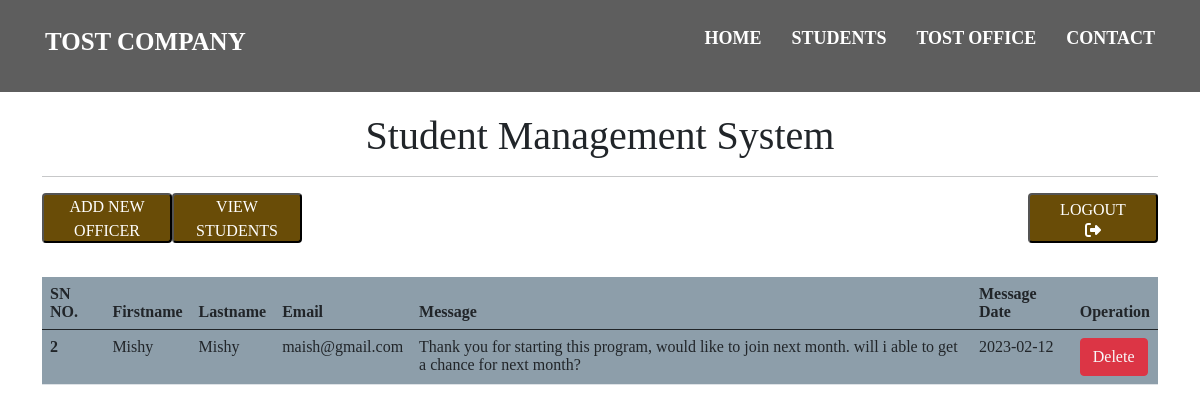
The app's page /messages.php with its own data.
### tables this page shows
CREATE TABLE `messages` (
  `message_id` int(11) NOT NULL,
  `firstname` varchar(100) NOT NULL,
  `lastname` varchar(100) NOT NULL,
  `email` varchar(100) NOT NULL,
  `message` varchar(1000) NOT NULL,
  `date` date NOT NULL DEFAULT current_timestamp()
);

### messages.php (the view, shortened to what this page needs)
<?php
 include 'connect.php';
 include 'header.php' ?>
<!doctype html>
<html lang="en">
  <head>
    <link href="https://cdn.jsdelivr.net/npm/bootstrap@5.0.2/dist/css/bootstrap.min.css" rel="stylesheet">
    <link href="style.css" rel="stylesheet">
  </head>
    <body>
        <div class="container">
            <h1 class="headdis">Student Management System</h1><hr>
            <a href="officers.php"><button class="view-btn">ADD NEW OFFICER</button></a>
            <a href="displaying.php" class="logout-link">  <button class="view-btn"> VIEW STUDENTS</button></a>
            <a href="logout.php" class="logout-link">  <button class="btnlogout">LOGOUT <br> <i class="fa-solid fa-right-from-bracket"></i></button> </a>
            <div class="tabl">
                <table class="table">
                    <thead>
                        <tr>
                        <th scope="col">SN NO.</th>
                        <th scope="col">Firstname</th>
                        <th scope="col">Lastname</th>
                        <th scope="col">Email</th>
                        <th scope="col">Message </th>
                        <th scope="col">Message Date</th>
                        <th scope="col">Operation</th>
                        </tr>
                    </thead>
                    <tbody>
                        <?php
                          $sql = "SELECT * FROM `messages`";
                          $result = mysqli_query($conn,$sql);
                          if ($result){
                            while($row= mysqli_fetch_assoc($result)){
                              $id = $row ['message_id'];
                              $firstname = $row ['firstname'];
                              $lastname = $row ['lastname'];
                              $email = $row ['email'];
                              $message = $row ['message'];
                              $date = $row ['date'];
                              echo '<tr>
                              <th>'.$id.'</th>
                              <td>'. $firstname.'</td>
                              <td>'. $lastname.'</td>
                              <td>'.$email.'</td>
                              <td>'.$message.'</td>
                              <td>'.$date.'</td>
                              <td><button class= "btn btn-danger"> <a href="deletemessage.php? deletedid='.$id.'" class="text-light text-decoration-none">Delete </a> </button></td>
                              </tr>';
                            }
                          }
                        ?>
                    </tbody>
                </table>
                </div>
        </div>
    </body>
    </html>

### css/style.css (style rules this page uses)
* { box-sizing: border-box; margin: 0; padding: 0; }
html,body { font-family: 'Nunito-Regular'; scroll-behavior: smooth ; height: 100%; font-size: 16px; background-size: contain; font-family: 'Monteserrat'; }
.tabl { margin-top: 100px; background-color: #2c4c6189; }
.headdis { text-align: center; margin-top: 20px; }
a .btnlogout { list-style: none; text-decoration: none; height: 50px; width: 130px; border-radius: 4px 4px; transition: 2s; background-color: #694c07; color: white; float: right; text-align: center; }
a .view-btn { list-style: none; text-decoration: none; height: 50px; width: 130px; border-radius: 4px 4px; transition: 2s; background-color: #694c07; color: white; float:left; text-align: center; }

### records on screen
messages: message_id "2", firstname "Mishy", lastname "Mishy", email "maish@gmail.com", message "Thank you for starting this program, would like to join next month. will i able to get a chance for next month?", date "2023-02-12"
